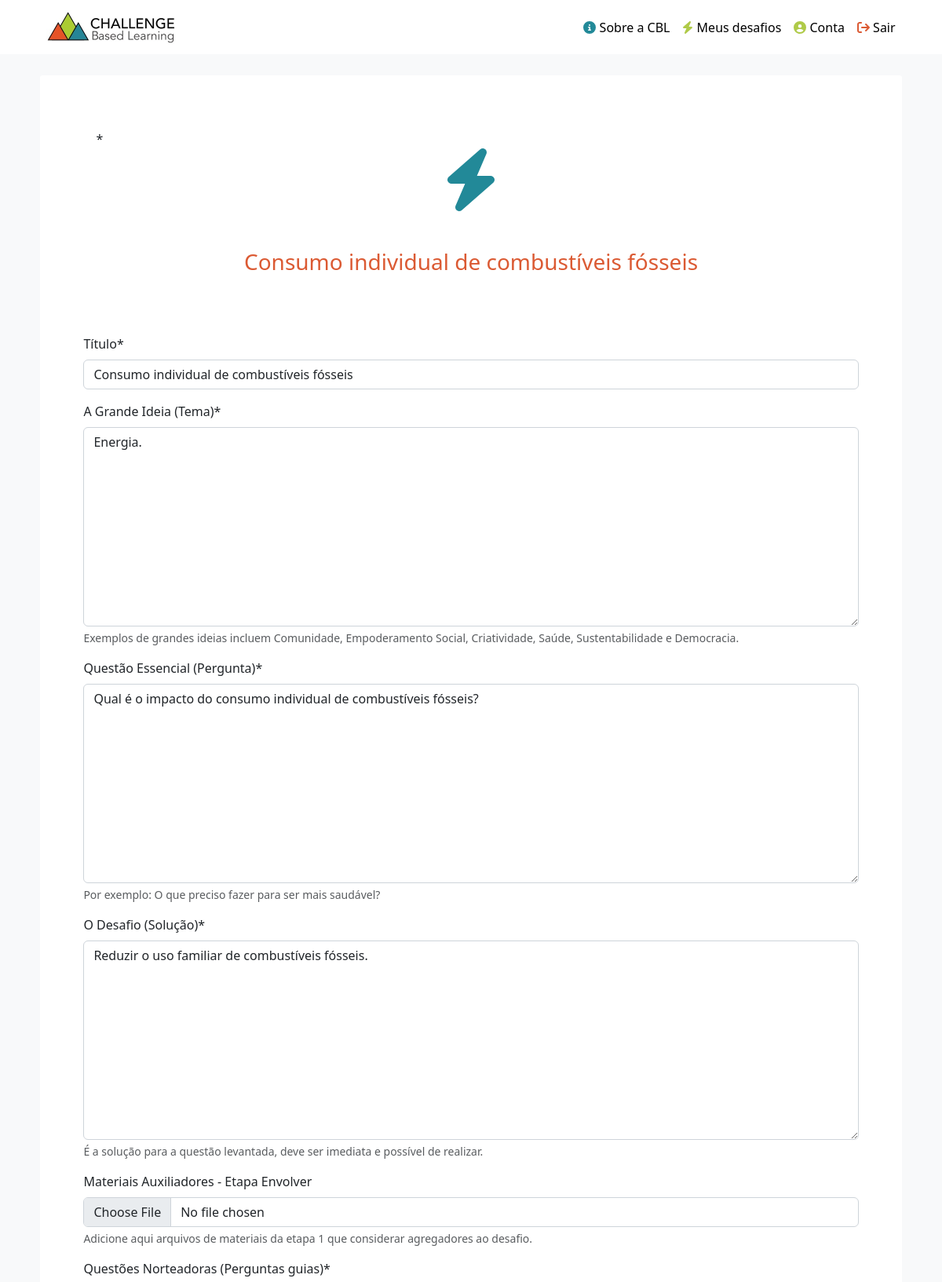
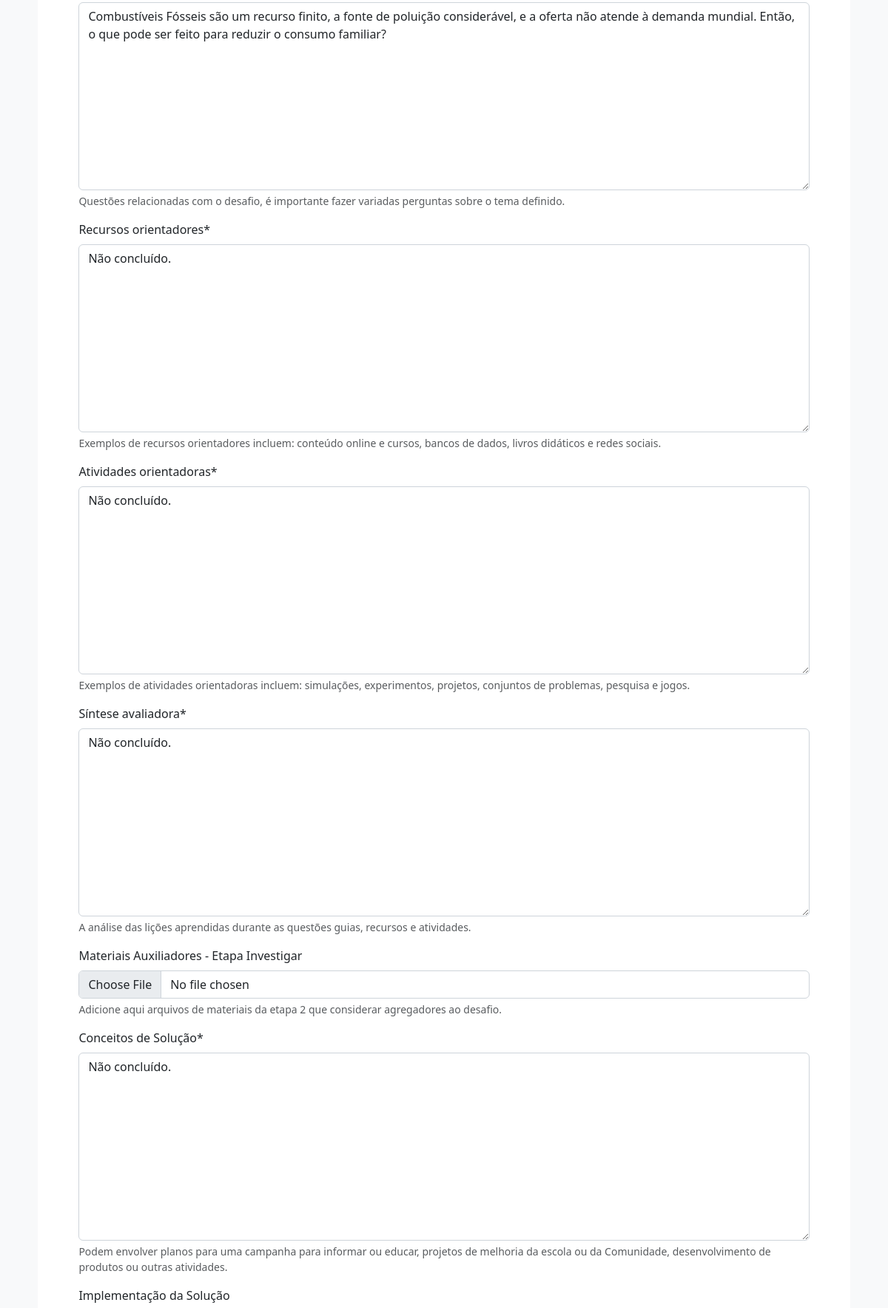
/desafio/2/ (signed in, upper part), run on the app's committed database (2 pictures, top to bottom).
### cbl_app/models.py (models this page shows, shortened)
class Desafio(models.Model):
    titulo = models.CharField('Título', max_length=200)
    dataCriacao = models.DateTimeField('Data de criação', auto_now=True)
    grandeIdeia = models.TextField('A Grande Ideia (Tema)', default='Não concluído.', help_text='Exemplos de grandes ideias incluem Comunidade, Empoderamento Social, Criatividade, Saúde, Sustentabilidade e Democracia.')
    questaoEssencial = models.TextField('Questão Essencial (Pergunta)', default='Não concluído.', help_text='Por exemplo: O que preciso fazer para ser mais saudável?')
    desafios = models.TextField('O Desafio (Solução)', default='Não concluído.', help_text='É a solução para a questão levantada, deve ser imediata e possível de realizar.')
    documentosEnvolver = models.FileField('Materiais Auxiliadores - Etapa Envolver', blank=True, help_text='Adicione aqui arquivos de materiais da etapa 1 que considerar agregadores ao desafio.', upload_to='uploads/')
    questoesNorteadoras = models.TextField('Questões Norteadoras (Perguntas guias)', default='Não concluído.', help_text='Questões relacionadas com o desafio, é importante fazer variadas perguntas sobre o tema definido.')
    recursos = models.TextField('Recursos orientadores', default='Não concluído.', help_text='Exemplos de recursos orientadores incluem: conteúdo online e cursos, bancos de dados, livros didáticos e redes sociais.')
    atividades = models.TextField('Atividades orientadoras', default='Não concluído.', help_text='Exemplos de atividades orientadoras incluem: simulações, experimentos, projetos, conjuntos de problemas, pesquisa e jogos.')
    sintese = models.TextField('Síntese avaliadora', default='Não concluído.', help_text='A análise das lições aprendidas durante as questões guias, recursos e atividades.')
    documentosInvestigar = models.FileField('Materiais Auxiliadores - Etapa Investigar', blank=True, help_text='Adicione aqui arquivos de materiais da etapa 2 que considerar agregadores ao desafio.', upload_to='uploads/')
    conceitosSolucao = models.TextField('Conceitos de Solução', default='Não concluído.', help_text='Podem envolver planos para uma campanha para informar ou educar, projetos de melhoria da escola ou da Comunidade, desenvolvimento de produtos ou outras atividades.')
    implementacaoSolucao = models.FileField('Implementação da Solução', blank=True, help_text='Após a aprovação do conceito de solução, os aprendizes desenvolvem protótipos, experimentos e testes.', upload_to='uploads/')
    avaliacao = models.TextField('Avaliação final', default='Não concluído.', help_text='Hora de medir os resultados, refletir sobre o que funcionou e o que não e determinar o seu impacto sobre o desafio.')
    documentosAgir = models.FileField('Materiais Auxiliadores - Etapa Agir', blank=True, help_text='Adicione aqui arquivos de materiais da etapa 3 que considerar agregadores ao desafio.', upload_to='uploads/')
    usuario = models.ForeignKey(User, related_name='desafios', on_delete=models.DO_NOTHING)
    class Meta:
        verbose_name = 'Desafio'
        verbose_name_plural = 'Desafios'
        ordering = ['dataCriacao']

### cbl_app/views.py (the view, shortened to what this page needs)
# urls.py: path('desafio/<int:id>/', DesafioView.as_view(), name='desafio'),
class DesafioView(LoginRequiredMixin, UpdateView):
    template_name = 'challenge.html'
    model = Desafio
    fields = ['titulo', 'grandeIdeia', 'questaoEssencial', 'desafios', 'documentosEnvolver',
                    'questoesNorteadoras', 'recursos', 'atividades', 'sintese', 'documentosInvestigar',
                    'conceitosSolucao', 'implementacaoSolucao', 'avaliacao', 'documentosAgir', 'usuario']
    success_url = reverse_lazy("meusDesafios")
    def get_object(self, queryset=None, **kwargs):
        id = self.kwargs['id']
        self.object = get_object_or_404(Desafio, id=id)
        return self.object
    def get_context_data(self, **kwargs):
        context = super(DesafioView, self).get_context_data(**kwargs)
        context['desafio'] = Desafio.objects.filter(usuario=self.request.user)
        id = self.kwargs['id']
        context['desafio'] = Desafio.objects.filter(id=id).first
        return context

### cbl_app/templates/challenge.html (shortened to what this page needs)
{% extends 'base.html' %}
{% load crispy_forms_tags %}
{% block content %}
    <section class="section-conteudo-pagina">
        <div class="div-conteudo-pagina">
                <div class="div-titulo-conta">
                    <br>*
                    <div class="display-flex div-cabecalho-conta">
                        <i class="fa-solid fa-bolt link-verde-escuro fa-5x"></i>
                    </div>
                    <br><br>
                    <div class="display-flex div-titulo">
                        <h3 class="span-nome-cbl">{{ desafio.titulo }}</h3>
                    </div>
                </div>
                <form method="POST" action="{% url 'edicaoConta' %}">
                    <div class="form-group">
                        {{ form|crispy }}
                    </div>
                </form>
        </div>
    </section>
{% endblock %}

### cbl_app/static/css/style.css (style rules this page uses)
.link-verde-escuro { color: #228998; }
.div-titulo { justify-content: center; margin-bottom: 35px; }
.span-nome-cbl { color: #DB5A33; }
.div-titulo-conta { padding: 0rem 1rem 2rem 1rem; justify-content: center; }
.div-cabecalho-conta { flex-direction: column; justify-content: center; align-items: center; }
html { min-height: 100%; min-width: 100%; }
body { background-color: #F8F9FA; position: absolute; min-height: 100%; height: 100%; min-width: 100%; width: 100%; }
.display-flex { display: flex; }
.section-conteudo-pagina { min-height: inherit; padding: 27px 51.4px 27px 51.4px; }
.div-conteudo-pagina { padding: 45px 55px 45px 55px; background-color: white; border-radius: 3px; }

### data on the page
Desafio: titulo "Consumo individual de combustíveis fósseis", grandeIdeia "Energia.", questaoEssencial "Qual é o impacto do consumo individual de combustíveis fósseis?", desafios "Reduzir o uso familiar de combustíveis fósseis.", questoesNorteadoras "Combustíveis Fósseis são um recurso finito, a fonte de poluição considerável, e a oferta não atende à demanda mundial. Então, o que pode ser feito para reduzir o consumo familiar?", recursos "Não concluído.", atividades "Não concluído.", sintese "Não concluído.", conceitosSolucao "Não concluído."
